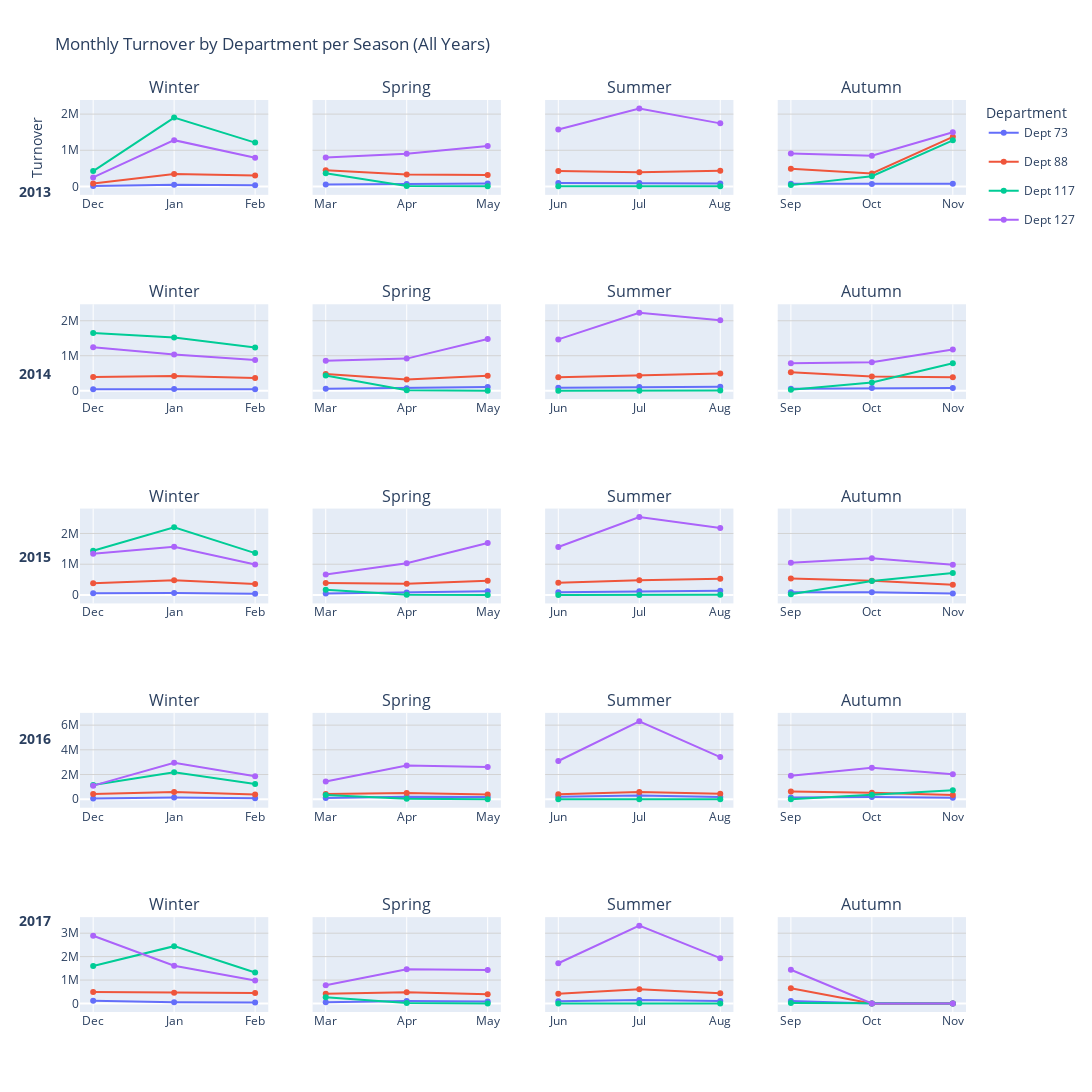

Notebook cell for this chart:
### Code cell
df_train["day_id"] = pd.to_datetime(df_train["day_id"])
df_train["year"] = df_train["day_id"].dt.year
df_train["month"] = df_train["day_id"].dt.month
df_train["month_name"] = df_train["day_id"].dt.strftime("%b")


def get_season(month):
    if month in [12, 1, 2]:
        return "Winter"
    elif month in [3, 4, 5]:
        return "Spring"
    elif month in [6, 7, 8]:
        return "Summer"
    else:
        return "Autumn"


df_train["season"] = df_train["month"].apply(get_season)

# TODO: Correct the jan/dec problem
df_train.loc[df_train["month"] == 12, "year"] += 1


monthly_sales = (
    df_train.groupby(["year", "season", "month", "month_name", "dpt_num_department"])[
        "turnover"
    ]
    .sum()
    .reset_index()
)

season_order = ["Winter", "Spring", "Summer", "Autumn"]
years = sorted(df_train["year"].unique())

season_months = {
    "Winter": [12, 1, 2],
    "Spring": [3, 4, 5],
    "Summer": [6, 7, 8],
    "Autumn": [9, 10, 11],
}

departments = sorted(df_train["dpt_num_department"].unique())
color_map = {
    dept: px.colors.qualitative.Plotly[i % len(px.colors.qualitative.Plotly)]
    for i, dept in enumerate(departments)
}

fig = make_subplots(
    rows=len(years),
    cols=4,
    subplot_titles=season_order * len(years),
    shared_yaxes=True,
    horizontal_spacing=0.05,
    vertical_spacing=0.12,
)


for row_idx, year in enumerate(years, start=1):
    year_data = monthly_sales[monthly_sales["year"] == year]

    for col_idx, season in enumerate(season_order, start=1):
        season_data = year_data[year_data["season"] == season]
        months_ordered = season_months[season]

        for dept in departments:
            dept_data = season_data[season_data["dpt_num_department"] == dept]
            dept_data = (
                dept_data.set_index("month").reindex(months_ordered).reset_index()
            )
            dept_data["month_name"] = dept_data["month"].apply(
                lambda m: calendar.month_abbr[m]
            )
            dept_data["turnover"] = dept_data["turnover"].fillna(0)

            fig.add_trace(
                go.Scatter(
                    x=dept_data["month_name"],
                    y=dept_data["turnover"],
                    mode="lines+markers",
                    name=f"Dept {dept}",
                    legendgroup=f"Dept {dept}",
                    line=dict(color=color_map[dept]),
                    marker=dict(color=color_map[dept]),
                    showlegend=(row_idx == 1 and col_idx == 1),
                ),
                row=row_idx,
                col=col_idx,
            )

    fig.add_annotation(
        xref="paper",
        yref="paper",
        x=-0.03,
        y=1 - (row_idx - 1) / len(years) - 1 / (2 * len(years)),
        text=f"<b>{year}</b>",
        showarrow=False,
        font=dict(size=14),
        xanchor="right",
        yanchor="middle",
    )

fig.update_layout(
    height=300 * len(years),
    width=1400,
    title_text="Monthly Turnover by Department per Season (All Years)",
    yaxis_title="Turnover",
    legend_title="Department",
)


fig.update_yaxes(showgrid=True, gridcolor="lightgrey")

fig.show()

### Figure 1 — Plotly figure (JSON) as saved in the notebook; plotly's stock layout.template omitted (floating-point values rounded to 4 significant figures)
{"data": [{"legendgroup": "Dept 73", "line": {"color": "#636EFA"}, "marker": {"color": "#636EFA"}, "mode": "lines+markers", "name": "Dept 73", "showlegend": true, "type": "scatter", "x": ["Dec", "Jan", "Feb"], "xaxis": "x", "y": [9970.0, 48210.0, 33110.0], "yaxis": "y"}, {"legendgroup": "Dept 88", "line": {"color": "#EF553B"}, "marker": {"color": "#EF553B"}, "mode": "lines+markers", "name": "Dept 88", "showlegend": true, "type": "scatter", "x": ["Dec", "Jan", "Feb"], "xaxis": "x", "y": [78640.0, 342500.0, 304000.0], "yaxis": "y"}, {"legendgroup": "Dept 117", "line": {"color": "#00CC96"}, "marker": {"color": "#00CC96"}, "mode": "lines+markers", "name": "Dept 117", "showlegend": true, "type": "scatter", "x": ["Dec", "Jan", "Feb"], "xaxis": "x", "y": [423600.0, 1903000.0, 1211000.0], "yaxis": "y"}, {"legendgroup": "Dept 127", "line": {"color": "#AB63FA"}, "marker": {"color": "#AB63FA"}, "mode": "lines+markers", "name": "Dept 127", "showlegend": true, "type": "scatter", "x": ["Dec", "Jan", "Feb"], "xaxis": "x", "y": [248300.0, 1279000.0, 793600.0], "yaxis": "y"}, {"legendgroup": "Dept 73", "line": {"color": "#636EFA"}, "marker": {"color": "#636EFA"}, "mode": "lines+markers", "name": "Dept 73", "showlegend": false, "type": "scatter", "x": ["Mar", "Apr", "May"], "xaxis": "x2", "y": [48880.0, 65210.0, 79290.0], "yaxis": "y2"}, {"legendgroup": "Dept 88", "line": {"color": "#EF553B"}, "marker": {"color": "#EF553B"}, "mode": "lines+markers", "name": "Dept 88", "showlegend": false, "type": "scatter", "x": ["Mar", "Apr", "May"], "xaxis": "x2", "y": [448400.0, 326400.0, 313600.0], "yaxis": "y2"}, {"legendgroup": "Dept 117", "line": {"color": "#00CC96"}, "marker": {"color": "#00CC96"}, "mode": "lines+markers", "name": "Dept 117", "showlegend": false, "type": "scatter", "x": ["Mar", "Apr", "May"], "xaxis": "x2", "y": [365200.0, 8937.0, 756.0], "yaxis": "y2"}, {"legendgroup": "Dept 127", "line": {"color": "#AB63FA"}, "marker": {"color": "#AB63FA"}, "mode": "lines+markers", "name": "Dept 127", "showlegend": false, "type": "scatter", "x": ["Mar", "Apr", "May"], "xaxis": "x2", "y": [798200.0, 899600.0, 1118000.0], "yaxis": "y2"}, {"legendgroup": "Dept 73", "line": {"color": "#636EFA"}, "marker": {"color": "#636EFA"}, "mode": "lines+markers", "name": "Dept 73", "showlegend": false, "type": "scatter", "x": ["Jun", "Jul", "Aug"], "xaxis": "x3", "y": [95320.0, 90250.0, 77940.0], "yaxis": "y3"}, {"legendgroup": "Dept 88", "line": {"color": "#EF553B"}, "marker": {"color": "#EF553B"}, "mode": "lines+markers", "name": "Dept 88", "showlegend": false, "type": "scatter", "x": ["Jun", "Jul", "Aug"], "xaxis": "x3", "y": [427300.0, 391300.0, 432800.0], "yaxis": "y3"}, {"legendgroup": "Dept 117", "line": {"color": "#00CC96"}, "marker": {"color": "#00CC96"}, "mode": "lines+markers", "name": "Dept 117", "showlegend": false, "type": "scatter", "x": ["Jun", "Jul", "Aug"], "xaxis": "x3", "y": [1255.0, 1397.0, 6705.0], "yaxis": "y3"}, {"legendgroup": "Dept 127", "line": {"color": "#AB63FA"}, "marker": {"color": "#AB63FA"}, "mode": "lines+markers", "name": "Dept 127", "showlegend": false, "type": "scatter", "x": ["Jun", "Jul", "Aug"], "xaxis": "x3", "y": [1575000.0, 2155000.0, 1744000.0], "yaxis": "y3"}, {"legendgroup": "Dept 73", "line": {"color": "#636EFA"}, "marker": {"color": "#636EFA"}, "mode": "lines+markers", "name": "Dept 73", "showlegend": false, "type": "scatter", "x": ["Sep", "Oct", "Nov"], "xaxis": "x4", "y": [70120.0, 63040.0, 71890.0], "yaxis": "y4"}, {"legendgroup": "Dept 88", "line": {"color": "#EF553B"}, "marker": {"color": "#EF553B"}, "mode": "lines+markers", "name": "Dept 88", "showlegend": false, "type": "scatter", "x": ["Sep", "Oct", "Nov"], "xaxis": "x4", "y": [485900.0, 359600.0, 1371000.0], "yaxis": "y4"}, {"legendgroup": "Dept 117", "line": {"color": "#00CC96"}, "marker": {"color": "#00CC96"}, "mode": "lines+markers", "name": "Dept 117", "showlegend": false, "type": "scatter", "x": ["Sep", "Oct", "Nov"], "xaxis": "x4", "y": [34900.0, 281500.0, 1275000.0], "yaxis": "y4"}, {"legendgroup": "Dept 127", "line": {"color": "#AB63FA"}, "marker": {"color": "#AB63FA"}, "mode": "lines+markers", "name": "Dept 127", "showlegend": false, "type": "scatter", "x": ["Sep", "Oct", "Nov"], "xaxis": "x4", "y": [912600.0, 847100.0, 1499000.0], "yaxis": "y4"}, {"legendgroup": "Dept 73", "line": {"color": "#636EFA"}, "marker": {"color": "#636EFA"}, "mode": "lines+markers", "name": "Dept 73", "showlegend": false, "type": "scatter", "x": ["Dec", "Jan", "Feb"], "xaxis": "x5", "y": [43830.0, 46840.0, 39120.0], "yaxis": "y5"}, {"legendgroup": "Dept 88", "line": {"color": "#EF553B"}, "marker": {"color": "#EF553B"}, "mode": "lines+markers", "name": "Dept 88", "showlegend": false, "type": "scatter", "x": ["Dec", "Jan", "Feb"], "xaxis": "x5", "y": [391700.0, 417800.0, 365600.0], "yaxis": "y5"}, {"legendgroup": "Dept 117", "line": {"color": "#00CC96"}, "marker": {"color": "#00CC96"}, "mode": "lines+markers", "name": "Dept 117", "showlegend": false, "type": "scatter", "x": ["Dec", "Jan", "Feb"], "xaxis": "x5", "y": [1651000.0, 1521000.0, 1237000.0], "yaxis": "y5"}, {"legendgroup": "Dept 127", "line": {"color": "#AB63FA"}, "marker": {"color": "#AB63FA"}, "mode": "lines+markers", "name": "Dept 127", "showlegend": false, "type": "scatter", "x": ["Dec", "Jan", "Feb"], "xaxis": "x5", "y": [1246000.0, 1038000.0, 880800.0], "yaxis": "y5"}, {"legendgroup": "Dept 73", "line": {"color": "#636EFA"}, "marker": {"color": "#636EFA"}, "mode": "lines+markers", "name": "Dept 73", "showlegend": false, "type": "scatter", "x": ["Mar", "Apr", "May"], "xaxis": "x6", "y": [53290.0, 69590.0, 105700.0], "yaxis": "y6"}, {"legendgroup": "Dept 88", "line": {"color": "#EF553B"}, "marker": {"color": "#EF553B"}, "mode": "lines+markers", "name": "Dept 88", "showlegend": false, "type": "scatter", "x": ["Mar", "Apr", "May"], "xaxis": "x6", "y": [474200.0, 318200.0, 424900.0], "yaxis": "y6"}, {"legendgroup": "Dept 117", "line": {"color": "#00CC96"}, "marker": {"color": "#00CC96"}, "mode": "lines+markers", "name": "Dept 117", "showlegend": false, "type": "scatter", "x": ["Mar", "Apr", "May"], "xaxis": "x6", "y": [432800.0, 9427.0, 1313.0], "yaxis": "y6"}, {"legendgroup": "Dept 127", "line": {"color": "#AB63FA"}, "marker": {"color": "#AB63FA"}, "mode": "lines+markers", "name": "Dept 127", "showlegend": false, "type": "scatter", "x": ["Mar", "Apr", "May"], "xaxis": "x6", "y": [857600.0, 918000.0, 1481000.0], "yaxis": "y6"}, {"legendgroup": "Dept 73", "line": {"color": "#636EFA"}, "marker": {"color": "#636EFA"}, "mode": "lines+markers", "name": "Dept 73", "showlegend": false, "type": "scatter", "x": ["Jun", "Jul", "Aug"], "xaxis": "x7", "y": [83130.0, 107200.0, 116200.0], "yaxis": "y7"}, {"legendgroup": "Dept 88", "line": {"color": "#EF553B"}, "marker": {"color": "#EF553B"}, "mode": "lines+markers", "name": "Dept 88", "showlegend": false, "type": "scatter", "x": ["Jun", "Jul", "Aug"], "xaxis": "x7", "y": [382000.0, 427700.0, 491200.0], "yaxis": "y7"}, {"legendgroup": "Dept 117", "line": {"color": "#00CC96"}, "marker": {"color": "#00CC96"}, "mode": "lines+markers", "name": "Dept 117", "showlegend": false, "type": "scatter", "x": ["Jun", "Jul", "Aug"], "xaxis": "x7", "y": [1681.0, 1402.0, 7020.0], "yaxis": "y7"}, {"legendgroup": "Dept 127", "line": {"color": "#AB63FA"}, "marker": {"color": "#AB63FA"}, "mode": "lines+markers", "name": "Dept 127", "showlegend": false, "type": "scatter", "x": ["Jun", "Jul", "Aug"], "xaxis": "x7", "y": [1467000.0, 2229000.0, 2017000.0], "yaxis": "y7"}, {"legendgroup": "Dept 73", "line": {"color": "#636EFA"}, "marker": {"color": "#636EFA"}, "mode": "lines+markers", "name": "Dept 73", "showlegend": false, "type": "scatter", "x": ["Sep", "Oct", "Nov"], "xaxis": "x8", "y": [56000.0, 74630.0, 74590.0], "yaxis": "y8"}, {"legendgroup": "Dept 88", "line": {"color": "#EF553B"}, "marker": {"color": "#EF553B"}, "mode": "lines+markers", "name": "Dept 88", "showlegend": false, "type": "scatter", "x": ["Sep", "Oct", "Nov"], "xaxis": "x8", "y": [529900.0, 408000.0, 387100.0], "yaxis": "y8"}, {"legendgroup": "Dept 117", "line": {"color": "#00CC96"}, "marker": {"color": "#00CC96"}, "mode": "lines+markers", "name": "Dept 117", "showlegend": false, "type": "scatter", "x": ["Sep", "Oct", "Nov"], "xaxis": "x8", "y": [23910.0, 235100.0, 787500.0], "yaxis": "y8"}, {"legendgroup": "Dept 127", "line": {"color": "#AB63FA"}, "marker": {"color": "#AB63FA"}, "mode": "lines+markers", "name": "Dept 127", "showlegend": false, "type": "scatter", "x": ["Sep", "Oct", "Nov"], "xaxis": "x8", "y": [785000.0, 815000.0, 1176000.0], "yaxis": "y8"}, {"legendgroup": "Dept 73", "line": {"color": "#636EFA"}, "marker": {"color": "#636EFA"}, "mode": "lines+markers", "name": "Dept 73", "showlegend": false, "type": "scatter", "x": ["Dec", "Jan", "Feb"], "xaxis": "x9", "y": [55690.0, 62110.0, 38370.0], "yaxis": "y9"}, {"legendgroup": "Dept 88", "line": {"color": "#EF553B"}, "marker": {"color": "#EF553B"}, "mode": "lines+markers", "name": "Dept 88", "showlegend": false, "type": "scatter", "x": ["Dec", "Jan", "Feb"], "xaxis": "x9", "y": [377900.0, 476400.0, 354400.0], "yaxis": "y9"}, {"legendgroup": "Dept 117", "line": {"color": "#00CC96"}, "marker": {"color": "#00CC96"}, "mode": "lines+markers", "name": "Dept 117", "showlegend": false, "type": "scatter", "x": ["Dec", "Jan", "Feb"], "xaxis": "x9", "y": [1440000.0, 2198000.0, 1361000.0], "yaxis": "y9"}, {"legendgroup": "Dept 127", "line": {"color": "#AB63FA"}, "marker": {"color": "#AB63FA"}, "mode": "lines+markers", "name": "Dept 127", "showlegend": false, "type": "scatter", "x": ["Dec", "Jan", "Feb"], "xaxis": "x9", "y": [1344000.0, 1565000.0, 988400.0], "yaxis": "y9"}, {"legendgroup": "Dept 73", "line": {"color": "#636EFA"}, "marker": {"color": "#636EFA"}, "mode": "lines+markers", "name": "Dept 73", "showlegend": false, "type": "scatter", "x": ["Mar", "Apr", "May"], "xaxis": "x10", "y": [47940.0, 81160.0, 121000.0], "yaxis": "y10"}, {"legendgroup": "Dept 88", "line": {"color": "#EF553B"}, "marker": {"color": "#EF553B"}, "mode": "lines+markers", "name": "Dept 88", "showlegend": false, "type": "scatter", "x": ["Mar", "Apr", "May"], "xaxis": "x10", "y": [392200.0, 364100.0, 465900.0], "yaxis": "y10"}, {"legendgroup": "Dept 117", "line": {"color": "#00CC96"}, "marker": {"color": "#00CC96"}, "mode": "lines+markers", "name": "Dept 117", "showlegend": false, "type": "scatter", "x": ["Mar", "Apr", "May"], "xaxis": "x10", "y": [169400.0, 9203.0, 1155.0], "yaxis": "y10"}, {"legendgroup": "Dept 127", "line": {"color": "#AB63FA"}, "marker": {"color": "#AB63FA"}, "mode": "lines+markers", "name": "Dept 127", "showlegend": false, "type": "scatter", "x": ["Mar", "Apr", "May"], "xaxis": "x10", "y": [668300.0, 1034000.0, 1688000.0], "yaxis": "y10"}, {"legendgroup": "Dept 73", "line": {"color": "#636EFA"}, "marker": {"color": "#636EFA"}, "mode": "lines+markers", "name": "Dept 73", "showlegend": false, "type": "scatter", "x": ["Jun", "Jul", "Aug"], "xaxis": "x11", "y": [92240.0, 117200.0, 134800.0], "yaxis": "y11"}, {"legendgroup": "Dept 88", "line": {"color": "#EF553B"}, "marker": {"color": "#EF553B"}, "mode": "lines+markers", "name": "Dept 88", "showlegend": false, "type": "scatter", "x": ["Jun", "Jul", "Aug"], "xaxis": "x11", "y": [401100.0, 481200.0, 524300.0], "yaxis": "y11"}, {"legendgroup": "Dept 117", "line": {"color": "#00CC96"}, "marker": {"color": "#00CC96"}, "mode": "lines+markers", "name": "Dept 117", "showlegend": false, "type": "scatter", "x": ["Jun", "Jul", "Aug"], "xaxis": "x11", "y": [1135.0, 2471.0, 5041.0], "yaxis": "y11"}, {"legendgroup": "Dept 127", "line": {"color": "#AB63FA"}, "marker": {"color": "#AB63FA"}, "mode": "lines+markers", "name": "Dept 127", "showlegend": false, "type": "scatter", "x": ["Jun", "Jul", "Aug"], "xaxis": "x11", "y": [1560000.0, 2533000.0, 2181000.0], "yaxis": "y11"}, {"legendgroup": "Dept 73", "line": {"color": "#636EFA"}, "marker": {"color": "#636EFA"}, "mode": "lines+markers", "name": "Dept 73", "showlegend": false, "type": "scatter", "x": ["Sep", "Oct", "Nov"], "xaxis": "x12", "y": [87380.0, 87480.0, 50180.0], "yaxis": "y12"}, {"legendgroup": "Dept 88", "line": {"color": "#EF553B"}, "marker": {"color": "#EF553B"}, "mode": "lines+markers", "name": "Dept 88", "showlegend": false, "type": "scatter", "x": ["Sep", "Oct", "Nov"], "xaxis": "x12", "y": [532100.0, 463600.0, 328600.0], "yaxis": "y12"}, {"legendgroup": "Dept 117", "line": {"color": "#00CC96"}, "marker": {"color": "#00CC96"}, "mode": "lines+markers", "name": "Dept 117", "showlegend": false, "type": "scatter", "x": ["Sep", "Oct", "Nov"], "xaxis": "x12", "y": [23660.0, 452400.0, 715600.0], "yaxis": "y12"}, {"legendgroup": "Dept 127", "line": {"color": "#AB63FA"}, "marker": {"color": "#AB63FA"}, "mode": "lines+markers", "name": "Dept 127", "showlegend": false, "type": "scatter", "x": ["Sep", "Oct", "Nov"], "xaxis": "x12", "y": [1046000.0, 1194000.0, 984300.0], "yaxis": "y12"}, {"legendgroup": "Dept 73", "line": {"color": "#636EFA"}, "marker": {"color": "#636EFA"}, "mode": "lines+markers", "name": "Dept 73", "showlegend": false, "type": "scatter", "x": ["Dec", "Jan", "Feb"], "xaxis": "x13", "y": [54290.0, 137400.0, 90500.0], "yaxis": "y13"}, {"legendgroup": "Dept 88", "line": {"color": "#EF553B"}, "marker": {"color": "#EF553B"}, "mode": "lines+markers", "name": "Dept 88", "showlegend": false, "type": "scatter", "x": ["Dec", "Jan", "Feb"], "xaxis": "x13", "y": [423100.0, 577000.0, 385900.0], "yaxis": "y13"}, {"legendgroup": "Dept 117", "line": {"color": "#00CC96"}, "marker": {"color": "#00CC96"}, "mode": "lines+markers", "name": "Dept 117", "showlegend": false, "type": "scatter", "x": ["Dec", "Jan", "Feb"], "xaxis": "x13", "y": [1154000.0, 2192000.0, 1242000.0], "yaxis": "y13"}, {"legendgroup": "Dept 127", "line": {"color": "#AB63FA"}, "marker": {"color": "#AB63FA"}, "mode": "lines+markers", "name": "Dept 127", "showlegend": false, "type": "scatter", "x": ["Dec", "Jan", "Feb"], "xaxis": "x13", "y": [1102000.0, 2949000.0, 1867000.0], "yaxis": "y13"}, {"legendgroup": "Dept 73", "line": {"color": "#636EFA"}, "marker": {"color": "#636EFA"}, "mode": "lines+markers", "name": "Dept 73", "showlegend": false, "type": "scatter", "x": ["Mar", "Apr", "May"], "xaxis": "x14", "y": [96160.0, 211600.0, 178200.0], "yaxis": "y14"}, {"legendgroup": "Dept 88", "line": {"color": "#EF553B"}, "marker": {"color": "#EF553B"}, "mode": "lines+markers", "name": "Dept 88", "showlegend": false, "type": "scatter", "x": ["Mar", "Apr", "May"], "xaxis": "x14", "y": [416400.0, 504200.0, 394000.0], "yaxis": "y14"}, {"legendgroup": "Dept 117", "line": {"color": "#00CC96"}, "marker": {"color": "#00CC96"}, "mode": "lines+markers", "name": "Dept 117", "showlegend": false, "type": "scatter", "x": ["Mar", "Apr", "May"], "xaxis": "x14", "y": [348700.0, 36840.0, 2318.0], "yaxis": "y14"}, {"legendgroup": "Dept 127", "line": {"color": "#AB63FA"}, "marker": {"color": "#AB63FA"}, "mode": "lines+markers", "name": "Dept 127", "showlegend": false, "type": "scatter", "x": ["Mar", "Apr", "May"], "xaxis": "x14", "y": [1436000.0, 2731000.0, 2609000.0], "yaxis": "y14"}, {"legendgroup": "Dept 73", "line": {"color": "#636EFA"}, "marker": {"color": "#636EFA"}, "mode": "lines+markers", "name": "Dept 73", "showlegend": false, "type": "scatter", "x": ["Jun", "Jul", "Aug"], "xaxis": "x15", "y": [212000.0, 312800.0, 183700.0], "yaxis": "y15"}, {"legendgroup": "Dept 88", "line": {"color": "#EF553B"}, "marker": {"color": "#EF553B"}, "mode": "lines+markers", "name": "Dept 88", "showlegend": false, "type": "scatter", "x": ["Jun", "Jul", "Aug"], "xaxis": "x15", "y": [411100.0, 592500.0, 435800.0], "yaxis": "y15"}, {"legendgroup": "Dept 117", "line": {"color": "#00CC96"}, "marker": {"color": "#00CC96"}, "mode": "lines+markers", "name": "Dept 117", "showlegend": false, "type": "scatter", "x": ["Jun", "Jul", "Aug"], "xaxis": "x15", "y": [2611.0, 6160.0, 4112.0], "yaxis": "y15"}, {"legendgroup": "Dept 127", "line": {"color": "#AB63FA"}, "marker": {"color": "#AB63FA"}, "mode": "lines+markers", "name": "Dept 127", "showlegend": false, "type": "scatter", "x": ["Jun", "Jul", "Aug"], "xaxis": "x15", "y": [3094000.0, 6305000.0, 3415000.0], "yaxis": "y15"}, {"legendgroup": "Dept 73", "line": {"color": "#636EFA"}, "marker": {"color": "#636EFA"}, "mode": "lines+markers", "name": "Dept 73", "showlegend": false, "type": "scatter", "x": ["Sep", "Oct", "Nov"], "xaxis": "x16", "y": [134600.0, 181200.0, 116100.0], "yaxis": "y16"}, {"legendgroup": "Dept 88", "line": {"color": "#EF553B"}, "marker": {"color": "#EF553B"}, "mode": "lines+markers", "name": "Dept 88", "showlegend": false, "type": "scatter", "x": ["Sep", "Oct", "Nov"], "xaxis": "x16", "y": [617200.0, 523200.0, 345400.0], "yaxis": "y16"}, {"legendgroup": "Dept 117", "line": {"color": "#00CC96"}, "marker": {"color": "#00CC96"}, "mode": "lines+markers", "name": "Dept 117", "showlegend": false, "type": "scatter", "x": ["Sep", "Oct", "Nov"], "xaxis": "x16", "y": [8757.0, 357400.0, 733300.0], "yaxis": "y16"}, {"legendgroup": "Dept 127", "line": {"color": "#AB63FA"}, "marker": {"color": "#AB63FA"}, "mode": "lines+markers", "name": "Dept 127", "showlegend": false, "type": "scatter", "x": ["Sep", "Oct", "Nov"], "xaxis": "x16", "y": [1905000.0, 2552000.0, 2027000.0], "yaxis": "y16"}, {"legendgroup": "Dept 73", "line": {"color": "#636EFA"}, "marker": {"color": "#636EFA"}, "mode": "lines+markers", "name": "Dept 73", "showlegend": false, "type": "scatter", "x": ["Dec", "Jan", "Feb"], "xaxis": "x17", "y": [120200.0, 53250.0, 44270.0], "yaxis": "y17"}, {"legendgroup": "Dept 88", "line": {"color": "#EF553B"}, "marker": {"color": "#EF553B"}, "mode": "lines+markers", "name": "Dept 88", "showlegend": false, "type": "scatter", "x": ["Dec", "Jan", "Feb"], "xaxis": "x17", "y": [493500.0, 464000.0, 448900.0], "yaxis": "y17"}, {"legendgroup": "Dept 117", "line": {"color": "#00CC96"}, "marker": {"color": "#00CC96"}, "mode": "lines+markers", "name": "Dept 117", "showlegend": false, "type": "scatter", "x": ["Dec", "Jan", "Feb"], "xaxis": "x17", "y": [1601000.0, 2446000.0, 1323000.0], "yaxis": "y17"}, {"legendgroup": "Dept 127", "line": {"color": "#AB63FA"}, "marker": {"color": "#AB63FA"}, "mode": "lines+markers", "name": "Dept 127", "showlegend": false, "type": "scatter", "x": ["Dec", "Jan", "Feb"], "xaxis": "x17", "y": [2890000.0, 1613000.0, 981100.0], "yaxis": "y17"}, {"legendgroup": "Dept 73", "line": {"color": "#636EFA"}, "marker": {"color": "#636EFA"}, "mode": "lines+markers", "name": "Dept 73", "showlegend": false, "type": "scatter", "x": ["Mar", "Apr", "May"], "xaxis": "x18", "y": [50240.0, 101900.0, 87970.0], "yaxis": "y18"}, {"legendgroup": "Dept 88", "line": {"color": "#EF553B"}, "marker": {"color": "#EF553B"}, "mode": "lines+markers", "name": "Dept 88", "showlegend": false, "type": "scatter", "x": ["Mar", "Apr", "May"], "xaxis": "x18", "y": [418700.0, 480900.0, 396000.0], "yaxis": "y18"}, {"legendgroup": "Dept 117", "line": {"color": "#00CC96"}, "marker": {"color": "#00CC96"}, "mode": "lines+markers", "name": "Dept 117", "showlegend": false, "type": "scatter", "x": ["Mar", "Apr", "May"], "xaxis": "x18", "y": [269400.0, 26440.0, 2443.0], "yaxis": "y18"}, {"legendgroup": "Dept 127", "line": {"color": "#AB63FA"}, "marker": {"color": "#AB63FA"}, "mode": "lines+markers", "name": "Dept 127", "showlegend": false, "type": "scatter", "x": ["Mar", "Apr", "May"], "xaxis": "x18", "y": [775900.0, 1460000.0, 1433000.0], "yaxis": "y18"}, {"legendgroup": "Dept 73", "line": {"color": "#636EFA"}, "marker": {"color": "#636EFA"}, "mode": "lines+markers", "name": "Dept 73", "showlegend": false, "type": "scatter", "x": ["Jun", "Jul", "Aug"], "xaxis": "x19", "y": [92020.0, 151400.0, 103300.0], "yaxis": "y19"}, {"legendgroup": "Dept 88", "line": {"color": "#EF553B"}, "marker": {"color": "#EF553B"}, "mode": "lines+markers", "name": "Dept 88", "showlegend": false, "type": "scatter", "x": ["Jun", "Jul", "Aug"], "xaxis": "x19", "y": [413600.0, 606700.0, 435800.0], "yaxis": "y19"}, {"legendgroup": "Dept 117", "line": {"color": "#00CC96"}, "marker": {"color": "#00CC96"}, "mode": "lines+markers", "name": "Dept 117", "showlegend": false, "type": "scatter", "x": ["Jun", "Jul", "Aug"], "xaxis": "x19", "y": [2524.0, 5924.0, 3491.0], "yaxis": "y19"}, {"legendgroup": "Dept 127", "line": {"color": "#AB63FA"}, "marker": {"color": "#AB63FA"}, "mode": "lines+markers", "name": "Dept 127", "showlegend": false, "type": "scatter", "x": ["Jun", "Jul", "Aug"], "xaxis": "x19", "y": [1717000.0, 3322000.0, 1936000.0], "yaxis": "y19"}, {"legendgroup": "Dept 73", "line": {"color": "#636EFA"}, "marker": {"color": "#636EFA"}, "mode": "lines+markers", "name": "Dept 73", "showlegend": false, "type": "scatter", "x": ["Sep", "Oct", "Nov"], "xaxis": "x20", "y": [103500.0, 0.0, 0.0], "yaxis": "y20"}, {"legendgroup": "Dept 88", "line": {"color": "#EF553B"}, "marker": {"color": "#EF553B"}, "mode": "lines+markers", "name": "Dept 88", "showlegend": false, "type": "scatter", "x": ["Sep", "Oct", "Nov"], "xaxis": "x20", "y": [651800.0, 0.0, 0.0], "yaxis": "y20"}, {"legendgroup": "Dept 117", "line": {"color": "#00CC96"}, "marker": {"color": "#00CC96"}, "mode": "lines+markers", "name": "Dept 117", "showlegend": false, "type": "scatter", "x": ["Sep", "Oct", "Nov"], "xaxis": "x20", "y": [21690.0, 0.0, 0.0], "yaxis": "y20"}, {"legendgroup": "Dept 127", "line": {"color": "#AB63FA"}, "marker": {"color": "#AB63FA"}, "mode": "lines+markers", "name": "Dept 127", "showlegend": false, "type": "scatter", "x": ["Sep", "Oct", "Nov"], "xaxis": "x20", "y": [1441000.0, 0.0, 0.0], "yaxis": "y20"}], "layout": {"annotations": [{"font": {"size": 16}, "showarrow": false, "text": "Winter", "x": 0.1062, "xanchor": "center", "xref": "paper", "y": 1, "yanchor": "bottom", "yref": "paper"}, {"font": {"size": 16}, "showarrow": false, "text": "Spring", "x": 0.3688, "xanchor": "center", "xref": "paper", "y": 1, "yanchor": "bottom", "yref": "paper"}, {"font": {"size": 16}, "showarrow": false, "text": "Summer", "x": 0.6313, "xanchor": "center", "xref": "paper", "y": 1, "yanchor": "bottom", "yref": "paper"}, {"font": {"size": 16}, "showarrow": false, "text": "Autumn", "x": 0.8938, "xanchor": "center", "xref": "paper", "y": 1, "yanchor": "bottom", "yref": "paper"}, {"font": {"size": 16}, "showarrow": false, "text": "Winter", "x": 0.1062, "xanchor": "center", "xref": "paper", "y": 0.776, "yanchor": "bottom", "yref": "paper"}, {"font": {"size": 16}, "showarrow": false, "text": "Spring", "x": 0.3688, "xanchor": "center", "xref": "paper", "y": 0.776, "yanchor": "bottom", "yref": "paper"}, {"font": {"size": 16}, "showarrow": false, "text": "Summer", "x": 0.6313, "xanchor": "center", "xref": "paper", "y": 0.776, "yanchor": "bottom", "yref": "paper"}, {"font": {"size": 16}, "showarrow": false, "text": "Autumn", "x": 0.8938, "xanchor": "center", "xref": "paper", "y": 0.776, "yanchor": "bottom", "yref": "paper"}, {"font": {"size": 16}, "showarrow": false, "text": "Winter", "x": 0.1062, "xanchor": "center", "xref": "paper", "y": 0.552, "yanchor": "bottom", "yref": "paper"}, {"font": {"size": 16}, "showarrow": false, "text": "Spring", "x": 0.3688, "xanchor": "center", "xref": "paper", "y": 0.552, "yanchor": "bottom", "yref": "paper"}, {"font": {"size": 16}, "showarrow": false, "text": "Summer", "x": 0.6313, "xanchor": "center", "xref": "paper", "y": 0.552, "yanchor": "bottom", "yref": "paper"}, {"font": {"size": 16}, "showarrow": false, "text": "Autumn", "x": 0.8938, "xanchor": "center", "xref": "paper", "y": 0.552, "yanchor": "bottom", "yref": "paper"}, {"font": {"size": 16}, "showarrow": false, "text": "Winter", "x": 0.1062, "xanchor": "center", "xref": "paper", "y": 0.328, "yanchor": "bottom", "yref": "paper"}, {"font": {"size": 16}, "showarrow": false, "text": "Spring", "x": 0.3688, "xanchor": "center", "xref": "paper", "y": 0.328, "yanchor": "bottom", "yref": "paper"}, {"font": {"size": 16}, "showarrow": false, "text": "Summer", "x": 0.6313, "xanchor": "center", "xref": "paper", "y": 0.328, "yanchor": "bottom", "yref": "paper"}, {"font": {"size": 16}, "showarrow": false, "text": "Autumn", "x": 0.8938, "xanchor": "center", "xref": "paper", "y": 0.328, "yanchor": "bottom", "yref": "paper"}, {"font": {"size": 16}, "showarrow": false, "text": "Winter", "x": 0.1062, "xanchor": "center", "xref": "paper", "y": 0.104, "yanchor": "bottom", "yref": "paper"}, {"font": {"size": 16}, "showarrow": false, "text": "Spring", "x": 0.3688, "xanchor": "center", "xref": "paper", "y": 0.104, "yanchor": "bottom", "yref": "paper"}, {"font": {"size": 16}, "showarrow": false, "text": "Summer", "x": 0.6313, "xanchor": "center", "xref": "paper", "y": 0.104, "yanchor": "bottom", "yref": "paper"}, {"font": {"size": 16}, "showarrow": false, "text": "Autumn", "x": 0.8938, "xanchor": "center", "xref": "paper", "y": 0.104, "yanchor": "bottom", "yref": "paper"}, {"font": {"size": 14}, "showarrow": false, "text": "<b>2013</b>", "x": -0.03, "xanchor": "right", "xref": "paper", "y": 0.9, "yanchor": "middle", "yref": "paper"}, {"font": {"size": 14}, "showarrow": false, "text": "<b>2014</b>", "x": -0.03, "xanchor": "right", "xref": "paper", "y": 0.7, "yanchor": "middle", "yref": "paper"}, {"font": {"size": 14}, "showarrow": false, "text": "<b>2015</b>", "x": -0.03, "xanchor": "right", "xref": "paper", "y": 0.5, "yanchor": "middle", "yref": "paper"}, {"font": {"size": 14}, "showarrow": false, "text": "<b>2016</b>", "x": -0.03, "xanchor": "right", "xref": "paper", "y": 0.3, "yanchor": "middle", "yref": "paper"}, {"font": {"size": 14}, "showarrow": false, "text": "<b>2017</b>", "x": -0.03, "xanchor": "right", "xref": "paper", "y": 0.1, "yanchor": "middle", "yref": "paper"}], "height": 1500, "legend": {"title": {"text": "Department"}}, "title": {"text": "Monthly Turnover by Department per Season (All Years)"}, "width": 1400, "xaxis": {"anchor": "y", "domain": [0, 0.2125]}, "xaxis10": {"anchor": "y10", "domain": [0.2625, 0.475]}, "xaxis11": {"anchor": "y11", "domain": [0.525, 0.7375]}, "xaxis12": {"anchor": "y12", "domain": [0.7875, 1]}, "xaxis13": {"anchor": "y13", "domain": [0, 0.2125]}, "xaxis14": {"anchor": "y14", "domain": [0.2625, 0.475]}, "xaxis15": {"anchor": "y15", "domain": [0.525, 0.7375]}, "xaxis16": {"anchor": "y16", "domain": [0.7875, 1]}, "xaxis17": {"anchor": "y17", "domain": [0, 0.2125]}, "xaxis18": {"anchor": "y18", "domain": [0.2625, 0.475]}, "xaxis19": {"anchor": "y19", "domain": [0.525, 0.7375]}, "xaxis2": {"anchor": "y2", "domain": [0.2625, 0.475]}, "xaxis20": {"anchor": "y20", "domain": [0.7875, 1]}, "xaxis3": {"anchor": "y3", "domain": [0.525, 0.7375]}, "xaxis4": {"anchor": "y4", "domain": [0.7875, 1]}, "xaxis5": {"anchor": "y5", "domain": [0, 0.2125]}, "xaxis6": {"anchor": "y6", "domain": [0.2625, 0.475]}, "xaxis7": {"anchor": "y7", "domain": [0.525, 0.7375]}, "xaxis8": {"anchor": "y8", "domain": [0.7875, 1]}, "xaxis9": {"anchor": "y9", "domain": [0, 0.2125]}, "yaxis": {"anchor": "x", "domain": [0.896, 1], "gridcolor": "lightgrey", "showgrid": true, "title": {"text": "Turnover"}}, "yaxis10": {"anchor": "x10", "domain": [0.448, 0.552], "gridcolor": "lightgrey", "matches": "y9", "showgrid": true, "showticklabels": false}, "yaxis11": {"anchor": "x11", "domain": [0.448, 0.552], "gridcolor": "lightgrey", "matches": "y9", "showgrid": true, "showticklabels": false}, "yaxis12": {"anchor": "x12", "domain": [0.448, 0.552], "gridcolor": "lightgrey", "matches": "y9", "showgrid": true, "showticklabels": false}, "yaxis13": {"anchor": "x13", "domain": [0.224, 0.328], "gridcolor": "lightgrey", "showgrid": true}, "yaxis14": {"anchor": "x14", "domain": [0.224, 0.328], "gridcolor": "lightgrey", "matches": "y13", "showgrid": true, "showticklabels": false}, "yaxis15": {"anchor": "x15", "domain": [0.224, 0.328], "gridcolor": "lightgrey", "matches": "y13", "showgrid": true, "showticklabels": false}, "yaxis16": {"anchor": "x16", "domain": [0.224, 0.328], "gridcolor": "lightgrey", "matches": "y13", "showgrid": true, "showticklabels": false}, "yaxis17": {"anchor": "x17", "domain": [0, 0.104], "gridcolor": "lightgrey", "showgrid": true}, "yaxis18": {"anchor": "x18", "domain": [0, 0.104], "gridcolor": "lightgrey", "matches": "y17", "showgrid": true, "showticklabels": false}, "yaxis19": {"anchor": "x19", "domain": [0, 0.104], "gridcolor": "lightgrey", "matches": "y17", "showgrid": true, "showticklabels": false}, "yaxis2": {"anchor": "x2", "domain": [0.896, 1], "gridcolor": "lightgrey", "matches": "y", "showgrid": true, "showticklabels": false}, "yaxis20": {"anchor": "x20", "domain": [0, 0.104], "gridcolor": "lightgrey", "matches": "y17", "showgrid": true, "showticklabels": false}, "yaxis3": {"anchor": "x3", "domain": [0.896, 1], "gridcolor": "lightgrey", "matches": "y", "showgrid": true, "showticklabels": false}, "yaxis4": {"anchor": "x4", "domain": [0.896, 1], "gridcolor": "lightgrey", "matches": "y", "showgrid": true, "showticklabels": false}, "yaxis5": {"anchor": "x5", "domain": [0.672, 0.776], "gridcolor": "lightgrey", "showgrid": true}, "yaxis6": {"anchor": "x6", "domain": [0.672, 0.776], "gridcolor": "lightgrey", "matches": "y5", "showgrid": true, "showticklabels": false}, "yaxis7": {"anchor": "x7", "domain": [0.672, 0.776], "gridcolor": "lightgrey", "matches": "y5", "showgrid": true, "showticklabels": false}, "yaxis8": {"anchor": "x8", "domain": [0.672, 0.776], "gridcolor": "lightgrey", "matches": "y5", "showgrid": true, "showticklabels": false}, "yaxis9": {"anchor": "x9", "domain": [0.448, 0.552], "gridcolor": "lightgrey", "showgrid": true}}}
